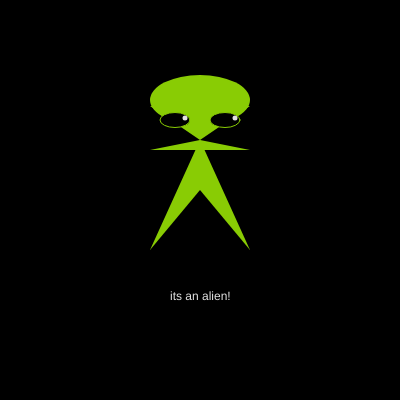
Frame 1 (no input)
Frame 60 (no input): identical to frame 1, image omitted
Frame 120 (the mouse pressed at the canvas centre since frame 60): identical to frame 1, image omitted

The p5.js sketch that drew this single still picture (run headless with seeded random() and noise() and a simulated clock; from frame 60 on, the mouse is pressed at the canvas centre):

// p5.js sketch
// ── sketch.js
function setup() {
  createCanvas(400, 400);
}

function draw() {
  background(0);
  
  //for the aliens body
  noStroke();
  fill(137, 204, 4);
  //for the head
  ellipse(200,100,100,50);
  triangle(200,140,250,106,150,106);
  //for the actual body
  triangle(200,140,250,250,150,250);
  //for the arms
  triangle(200,140,250,150,150,150);
  
  //for the black part of the eyes
  stroke(137,204,4);
  fill(0);
  ellipse(175,120,30,15);
  ellipse(225,120,30,15);
  //this is for the triangle between the legs
  noStroke();
  triangle(200,190,250,250,150,250);
  
  //for the white part of the eyes
  noStroke();
  fill(225,225,225);
  circle(185,118,5);
  circle(235,118,5);
  
  text("its an alien!",170,300)
}
